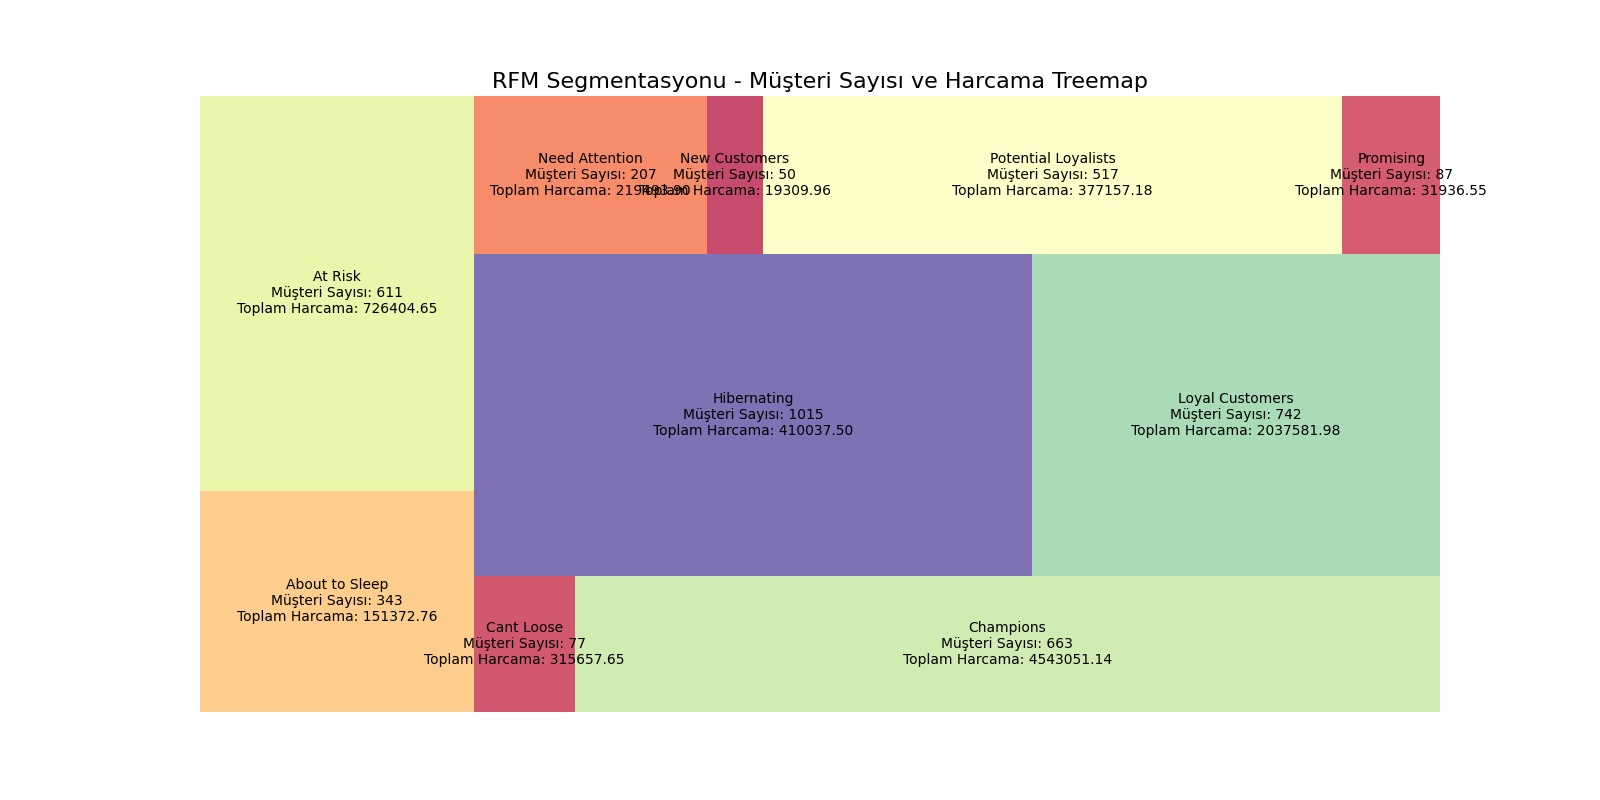

This chart was generated by the following Python code:
import pandas as pd
import matplotlib.pyplot as plt
import squarify

# RFM skorlarının yüklenmesi
rfm_dosyasi = "Analiz/rfm_skorlari.csv"
rfm = pd.read_csv(rfm_dosyasi)

# Segment bazında müşteri sayısı ve toplam harcamayı hesapla
segment_analizi = rfm.groupby('Segment').agg({
    'Customer ID': 'count',  # Müşteri sayısı
    'Monetary': 'sum'        # Toplam harcama
}).reset_index()

# Sütun isimlerini düzenle
segment_analizi.columns = ['Segment', 'Customer_Count', 'Total_Spending']

# Treemap görselleştirmesi için hazırla
labels = [
    f"{row['Segment']}\nMüşteri Sayısı: {row['Customer_Count']}\nToplam Harcama: {row['Total_Spending']:.2f}"
    for _, row in segment_analizi.iterrows()
]

sizes = segment_analizi['Customer_Count']  # Boyut olarak müşteri sayısını kullan
colors = plt.cm.Spectral(sizes / sizes.max())  # Segmentlere göre renk oluştur

# Treemap oluştur
plt.figure(figsize=(16, 8))
squarify.plot(
    sizes=sizes,
    label=labels,
    color=colors,
    alpha=0.8
)
plt.axis('off')
plt.title("RFM Segmentasyonu - Müşteri Sayısı ve Harcama Treemap", fontsize=16)
plt.savefig("Analiz/rfm_treemap.png")
plt.show()